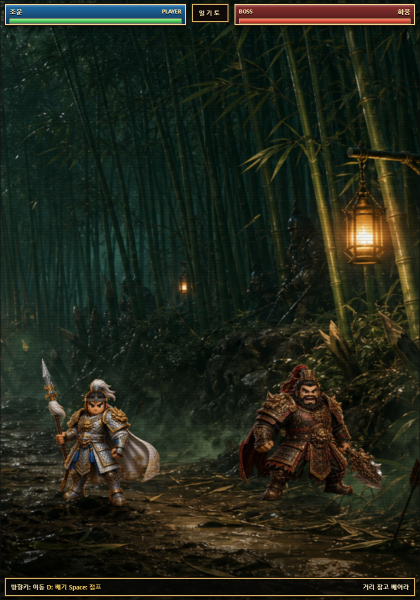
#> input picture tools/arcade_duel_motion1.png, 840 x 1200 px (shown at 1/2 size)
$ python -i build_mainstyle_400_gallery.py   (imports and definitions only)
#> lines starting #> are read from the running program, lines starting #| are printed output that depends on the picture; after the words box and inside, x2 and y2 are one past the last pixel; in counts of white or black regions, pixels touching at a corner belong together
#> further down, picture is the input picture: PIL image 840x1200 RGB; mean R, G, B 34.4, 38.5, 26.2
#!/usr/bin/env python3
from __future__ import annotations

import json
import re
import time
from pathlib import Path

from PIL import Image, ImageChops, ImageDraw, ImageEnhance, ImageFilter, ImageFont, ImageOps


ROOT = Path(__file__).resolve().parents[1]
ROSTER_HTML = ROOT / "game_general_halfbody_200_final.html"
SOURCE_DIR = ROOT / "assets/generals/busts"
FULLBODY_DIR = ROOT / "assets/generals/mainstyle_fullbody"
HALFBODY_DIR = ROOT / "assets/generals/mainstyle_halfbody"
WORK_DIR = ROOT / "tmp/mainstyle_400"
HTML_OUT = ROOT / "game_general_mainstyle_400_gallery.html"
CANVAS = (640, 768)


# [24 lines left out: functions load_roster, load_font, not called in this run]


def alpha_bbox(image: Image.Image) -> tuple[int, int, int, int]:
    bbox = image.convert("RGBA").getbbox()
    if not bbox:
        raise ValueError("empty transparent source")
    return bbox


def fit_on_canvas(subject: Image.Image, max_w: int, max_h: int, bottom: int) -> Image.Image:
#> called with max_w = 622, max_h = 714, bottom = 746
    subject = subject.convert("RGBA")
    crop = subject.crop(alpha_bbox(subject))
#> in alpha_bbox, `bbox = image.convert("RGBA").getbbox()`: bbox = (0, 0, 840, 1200)
    crop.thumbnail((max_w, max_h), Image.Resampling.LANCZOS)
    out = Image.new("RGBA", CANVAS, (0, 0, 0, 0))
#> out: PIL image 640x768 RGBA; every value is 0
    x = (CANVAS[0] - crop.width) // 2
#> x = 70
    y = max(8, bottom - crop.height)
#> y = 32
    out.alpha_composite(crop, (x, y))
    return out


# [9 lines left out: function fit_on_canvas_top, not called in this run]


def add_style_finish(image: Image.Image) -> Image.Image:
    image = image.convert("RGBA")
    alpha = image.getchannel("A")
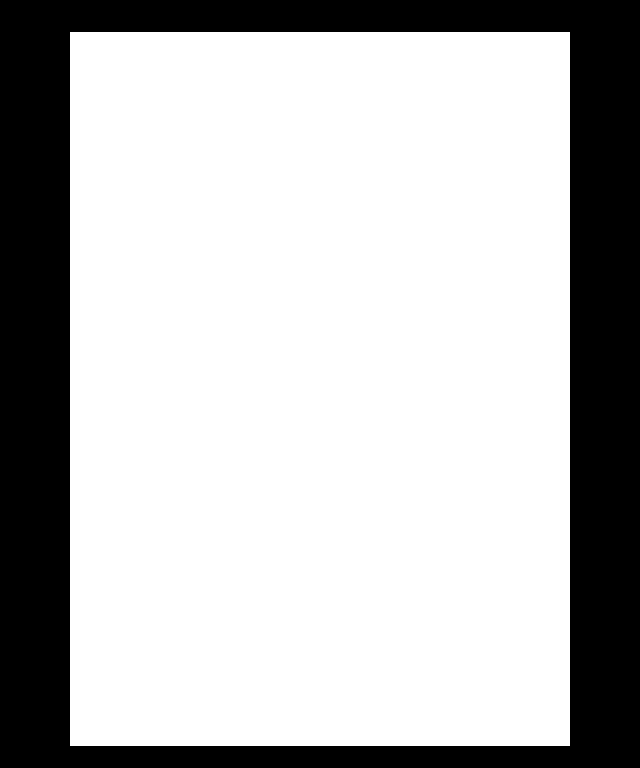
#> alpha: PIL image 640x768 L; 72.6% white; 1 black region, box (x1, y1, x2, y2) and area: (0, 0, 640, 768) 134520

    rgb = image.convert("RGB")
    rgb = ImageEnhance.Color(rgb).enhance(1.15)
    rgb = ImageEnhance.Contrast(rgb).enhance(1.12)
    rgb = ImageEnhance.Sharpness(rgb).enhance(1.18)
    rgb = ImageEnhance.Brightness(rgb).enhance(1.02)
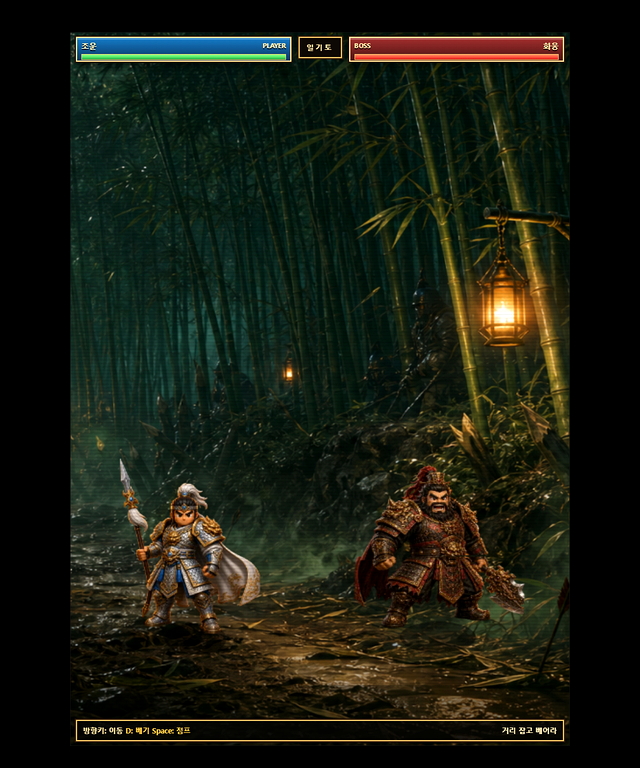
#> rgb: PIL image 640x768 RGB; mean R, G, B 24.8, 28.5, 17.1
    subject = Image.merge("RGBA", (*rgb.split(), alpha))
#> subject: PIL image 640x768 RGBA

    shadow_mask = alpha.filter(ImageFilter.GaussianBlur(12))
    shadow = Image.new("RGBA", CANVAS, (0, 0, 0, 0))
    shadow_color = Image.new("RGBA", CANVAS, (11, 8, 5, 82))
    shadow.alpha_composite(Image.composite(shadow_color, shadow, shadow_mask), (10, 14))
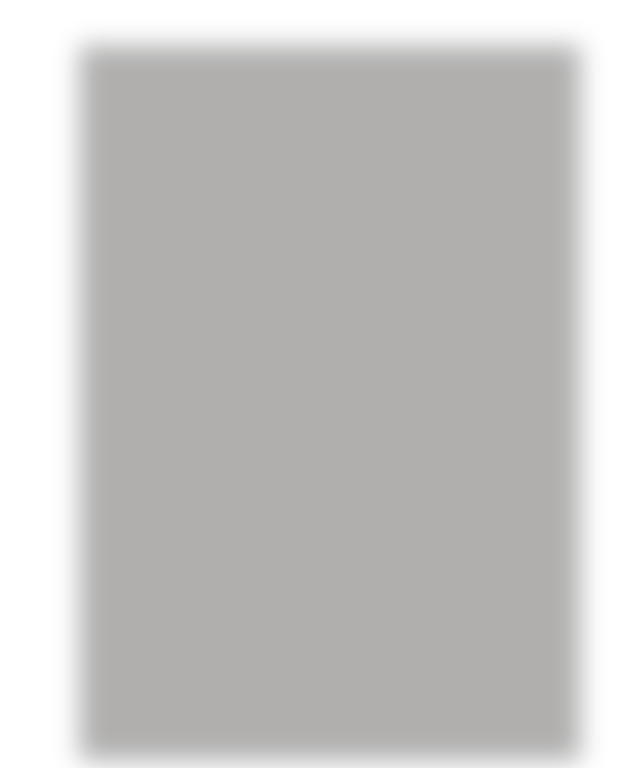
#> shadow: PIL image 640x768 RGBA; mean R, G, B, A 8, 5.8, 3.6, 59.4; transparent parts drawn white

    wide_glow_mask = alpha.filter(ImageFilter.MaxFilter(11)).filter(ImageFilter.GaussianBlur(6))
    warm_glow = Image.new("RGBA", CANVAS, (255, 126, 37, 0))
    warm_glow.putalpha(ImageEnhance.Brightness(wide_glow_mask).enhance(0.11))
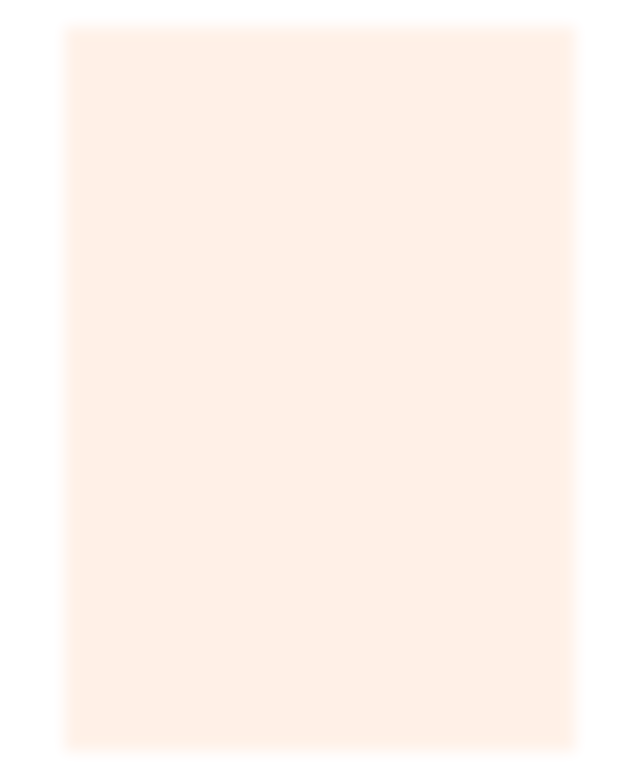
#> warm_glow: PIL image 640x768 RGBA; mean R, G, B, A 255, 126, 37, 21; transparent parts drawn white

    edge_mask = ImageChops.subtract(alpha.filter(ImageFilter.MaxFilter(7)), alpha)
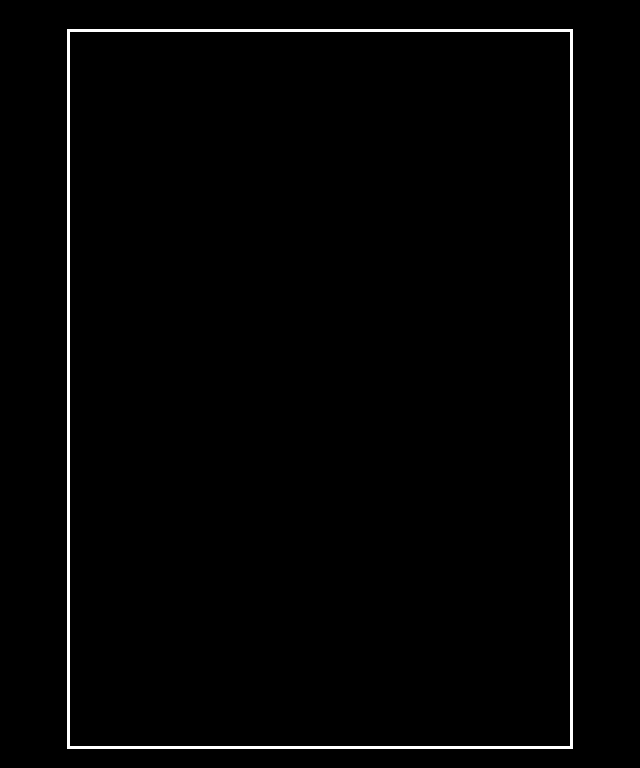
#> edge_mask: PIL image 640x768 L; 1.5% white; 1 white region, box (x1, y1, x2, y2) and area: (67, 29, 573, 749) 7320
    edge_mask = edge_mask.filter(ImageFilter.GaussianBlur(0.6))
    gold_edge = Image.new("RGBA", CANVAS, (245, 174, 66, 0))
    gold_edge.putalpha(ImageEnhance.Brightness(edge_mask).enhance(0.55))
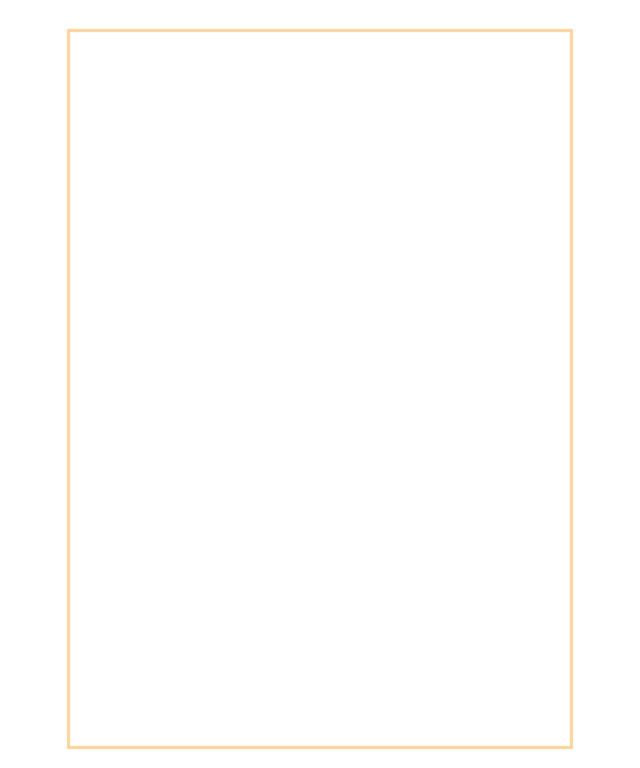
#> gold_edge: PIL image 640x768 RGBA; mean R, G, B, A 245, 174, 66, 2.1; transparent parts drawn white

    # Warm key-art rim from the upper right, matching the firelit main screen.
    rim_src = Image.new("L", CANVAS, 0)
#> rim_src: PIL image 640x768 L; every value is 0
    rim_draw = ImageDraw.Draw(rim_src)
    for x in range(CANVAS[0]):
        strength = int(120 * (x / CANVAS[0]) ** 1.8)
        rim_draw.line((x, 0, x, CANVAS[1]), fill=strength)
    rim_mask = ImageChops.multiply(alpha.filter(ImageFilter.FIND_EDGES).filter(ImageFilter.GaussianBlur(1.0)), rim_src)
    rim = Image.new("RGBA", CANVAS, (255, 195, 95, 0))
    rim.putalpha(ImageEnhance.Brightness(rim_mask).enhance(0.85))

    out = Image.new("RGBA", CANVAS, (0, 0, 0, 0))
    out.alpha_composite(shadow)
    out.alpha_composite(warm_glow)
    out.alpha_composite(gold_edge)
    out.alpha_composite(subject)
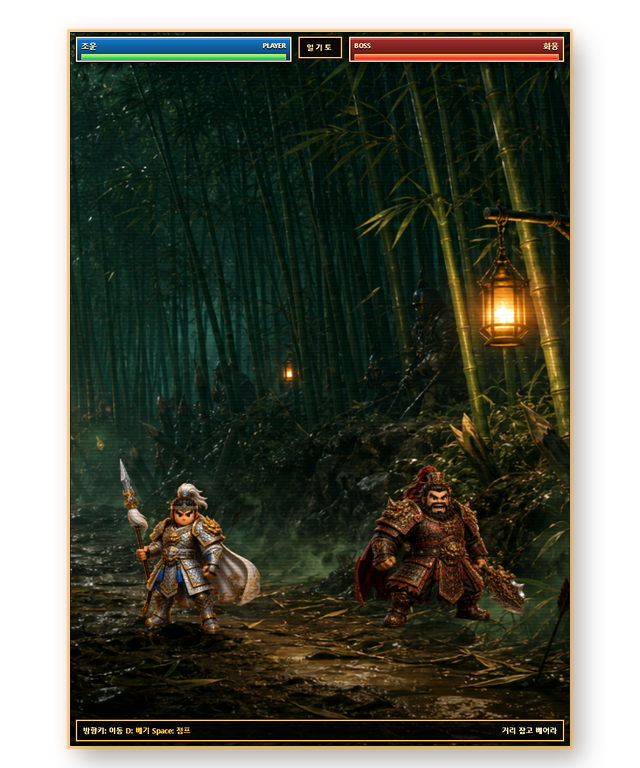
#> out: PIL image 640x768 RGBA; mean R, G, B, A 35.1, 34.4, 19.1, 190; transparent parts drawn white
    out.alpha_composite(rim)
    return out


def make_fullbody(source: Image.Image) -> Image.Image:
    fitted = fit_on_canvas(source, max_w=622, max_h=714, bottom=746)
    return add_style_finish(fitted)


# [153 lines left out: functions make_halfbody, build_images, write_contact_sheet, write_html, main, not called in this run]


# [2 lines not run here, left out]

>>> from PIL import Image
>>> picture = Image.open('arcade_duel_motion1.png')
>>> result = make_fullbody(picture)

$ run again, on arcade_duel_cycle6_mobile.png
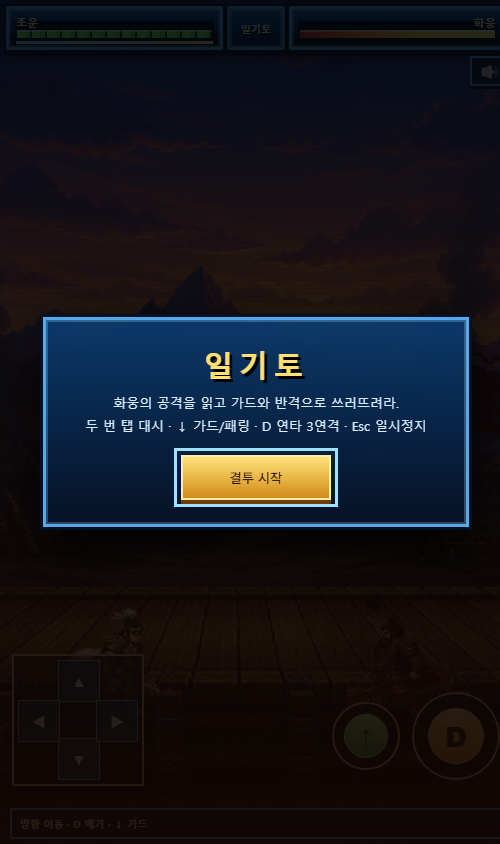
#> input picture arcade_duel_cycle6_mobile.png, 500 x 844 px
#> picture is the input picture: PIL image 500x844 RGB; mean R, G, B 22, 23.3, 29.6
#> bbox = (0, 0, 500, 844)
#> in add_style_finish, `alpha = image.getchannel("A")`:
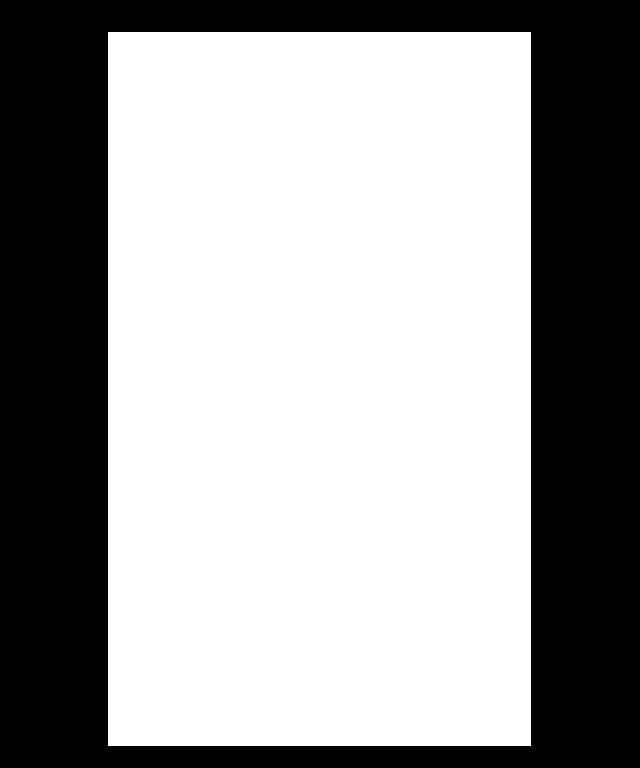
#> alpha: PIL image 640x768 L; 61.4% white; 1 black region, box (x1, y1, x2, y2) and area: (0, 0, 640, 768) 189498
#> rim_src: PIL image 640x768 L; every value is 0
#> in add_style_finish, `out.alpha_composite(subject)`:
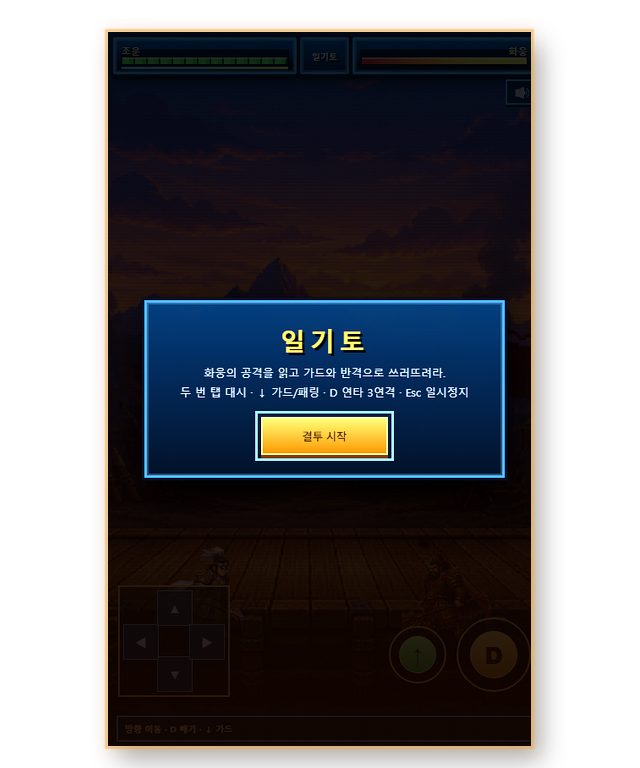
#> out: PIL image 640x768 RGBA; mean R, G, B, A 22.8, 19.7, 21.1, 161.2; transparent parts drawn white
